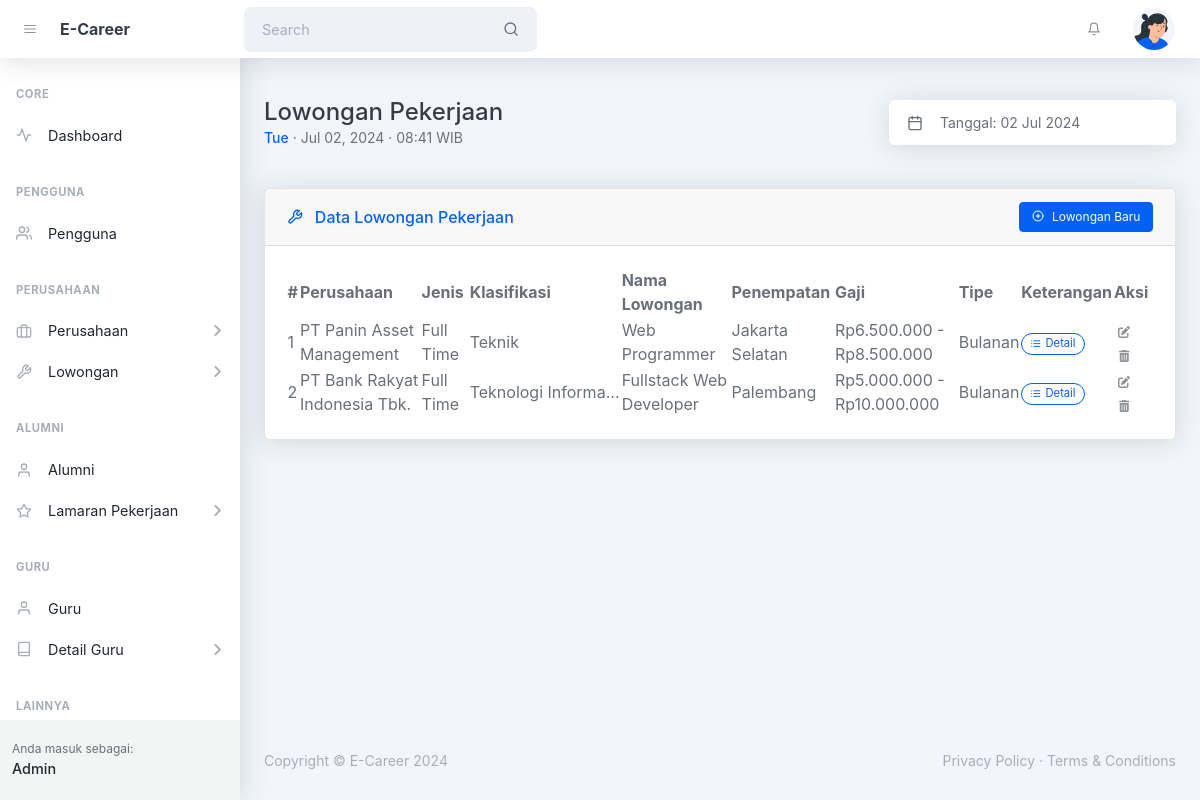
Page /admin/lowongan_pekerjaan.php (signed in) on the earlier database version.
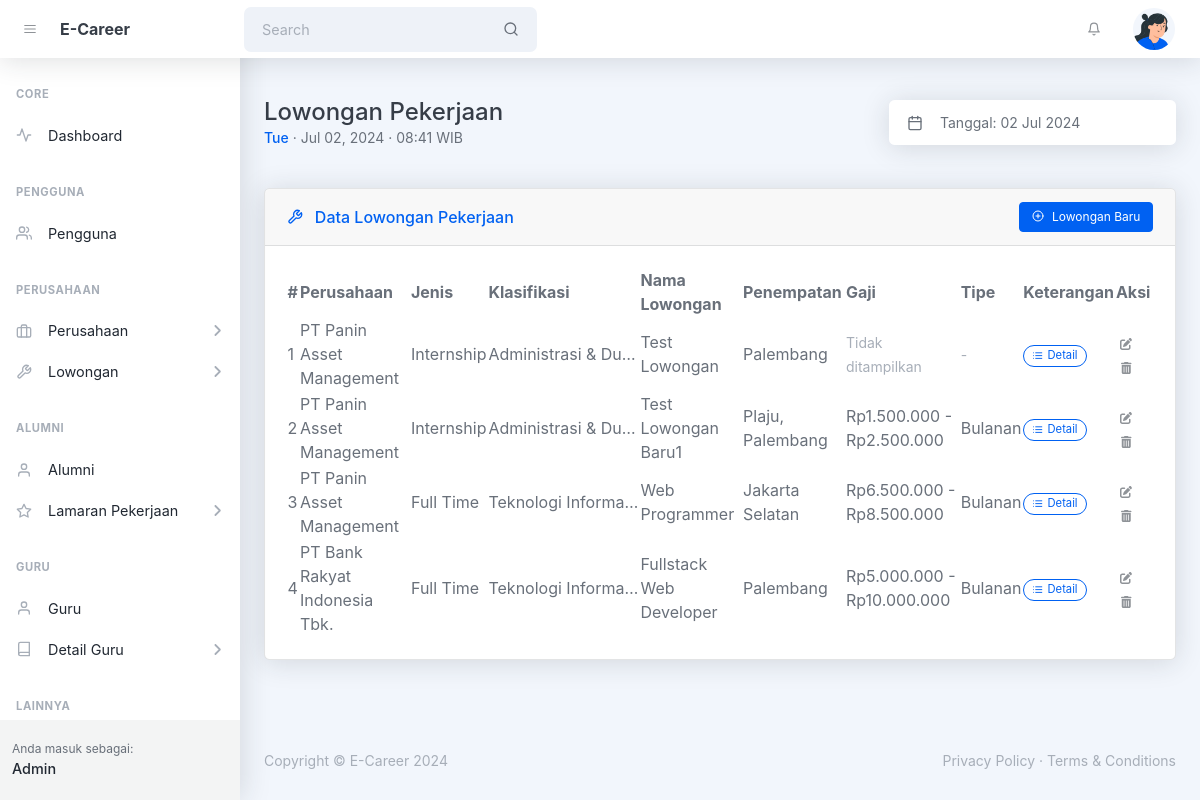
Same page on the later database version.
### tables this page shows
CREATE TABLE `tbl_lowongan` (
  `id` int(10) UNSIGNED NOT NULL,
  `id_perusahaan` int(10) UNSIGNED NOT NULL,
  `id_jenis_pekerjaan` int(10) UNSIGNED DEFAULT NULL,
  `id_klasifikasi_pekerjaan` int(10) UNSIGNED DEFAULT NULL,
  `nama_lowongan` varchar(128) NOT NULL,
  `penempatan` varchar(128) NOT NULL,
  `batas_bawah_gaji` int(11) DEFAULT NULL,
  `batas_atas_gaji` int(11) DEFAULT NULL,
  `tipe_gaji` enum('harian','mingguan','bulanan','tahunan') DEFAULT 'bulanan',
  `keterangan_lowongan` varchar(5000) NOT NULL,
  `created_at` timestamp NOT NULL DEFAULT current_timestamp(),
  `updated_at` timestamp NULL DEFAULT NULL ON UPDATE current_timestamp()
);

CREATE TABLE `tbl_perusahaan` (
  `id` int(10) UNSIGNED NOT NULL,
  `id_pengguna` int(10) UNSIGNED DEFAULT NULL,
  `id_jenis_perusahaan` int(10) UNSIGNED DEFAULT NULL,
  `nama_perusahaan` varchar(128) NOT NULL,
  `alamat_perusahaan` varchar(255) NOT NULL,
  `created_at` timestamp NOT NULL DEFAULT current_timestamp(),
  `updated_at` timestamp NULL DEFAULT NULL ON UPDATE current_timestamp()
);

CREATE TABLE `tbl_jenis_pekerjaan` (
  `id` int(10) UNSIGNED NOT NULL,
  `jenis_pekerjaan` varchar(32) NOT NULL,
  `created_at` timestamp NOT NULL DEFAULT current_timestamp(),
  `updated_at` timestamp NULL DEFAULT NULL ON UPDATE current_timestamp()
);

CREATE TABLE `tbl_klasifikasi_pekerjaan` (
  `id` int(10) UNSIGNED NOT NULL,
  `klasifikasi_pekerjaan` varchar(128) NOT NULL,
  `created_at` timestamp NOT NULL DEFAULT current_timestamp(),
  `updated_at` timestamp NULL DEFAULT NULL ON UPDATE current_timestamp()
);

### helpers/isAccessAllowedHelper.php (called while the page is built, shortened)
<?php
function isAccessAllowed($expected_hak_akses = null): bool {
    include_once '../config/config.php';
    $current_hak_akses = $_SESSION['hak_akses'] ?? null;
    $expected_hak_akses = !is_array($expected_hak_akses)
        ? array($expected_hak_akses)
        : $expected_hak_akses;
    return true;
}
?>

### admin/lowongan_pekerjaan.php (the view, shortened to what this page needs)
<?php
include '../helpers/isAccessAllowedHelper.php';
if (!isAccessAllowed('admin')) :
  session_destroy();
  echo "<meta http-equiv='refresh' content='0;" . base_url_return('index.php?msg=other_error') . "'>";
else :
  include_once '../config/connection.php';
?>
  <!DOCTYPE html>
  <html lang="en">
  <head>
    <?php include '_partials/head.php' ?>
  </head>
  <body class="nav-fixed">
    <?php include '_partials/topnav.php' ?>
    <div id="layoutSidenav">
      <div id="layoutSidenav_nav">
        <?php include '_partials/sidebar.php' ?>
      </div>
      <div id="layoutSidenav_content">
        <main>
          <div class="container-xl px-4 mt-5">
            <div class="d-flex justify-content-between align-items-sm-center flex-column flex-sm-row mb-4">
              <div class="me-4 mb-3 mb-sm-0">
                <h1 class="mb-0">Lowongan Pekerjaan</h1>
                <div class="small">
                  <span class="fw-500 text-primary"><?= date('D') ?></span>
                  &middot; <?= date('M d, Y') ?> &middot; <?= date('H:i') ?> WIB
                </div>
              </div>
              <div class="input-group input-group-joined border-0 shadow w-auto">
                <span class="input-group-text"><i data-feather="calendar"></i></span>
                <input class="form-control ps-0 pointer" id="litepickerRangePlugin" value="Tanggal: <?= date('d M Y') ?>" readonly />
              </div>
            </div>
            <div class="card card-header-actions mb-4 mt-5">
              <div class="card-header">
                <div>
                  <i data-feather="tool" class="me-2 mt-1"></i>
                  Data Lowongan Pekerjaan
                </div>
                <a class="btn btn-sm btn-primary" href="lowongan_pekerjaan_halaman_tambah_or_ubah.php?go=lowongan_pekerjaan"><i data-feather="plus-circle" class="me-2"></i>Lowongan Baru</a>
              </div>
              <div class="card-body">
                <table id="datatablesSimple">
                  <thead>
                    <tr>
                      <th>#</th>
                      <th>Perusahaan</th>
                      <th>Jenis</th>
                      <th>Klasifikasi</th>
                      <th>Nama Lowongan</th>
                      <th>Penempatan</th>
                      <th>Gaji</th>
                      <th>Tipe</th>
                      <th>Keterangan</th>
                      <th>Aksi</th>
                    </tr>
                  </thead>
                  <tbody>
                    <?php
                    $no = 1;
                    $query_lowongan_pekerjaan = mysqli_query($connection,
                      "SELECT
                        a.id AS id_lowongan, a.nama_lowongan, a.penempatan, a.batas_bawah_gaji, a.batas_atas_gaji, a.tipe_gaji, a.keterangan_lowongan,
                        b.id AS id_perusahaan, b.nama_perusahaan, b.alamat_perusahaan,
                        c.id AS id_jenis_perusahaan, c.nama_jenis AS jenis_perusahaan,
                        d.id AS id_jenis_pekerjaan, d.jenis_pekerjaan,
                        f.id AS id_klasifikasi_pekerjaan, f.klasifikasi_pekerjaan
                      FROM tbl_lowongan AS a
                      INNER JOIN tbl_perusahaan AS b
                        ON b.id = a.id_perusahaan
                      LEFT JOIN tbl_jenis_perusahaan AS c
                        ON c.id = b.id_jenis_perusahaan
                      LEFT JOIN tbl_jenis_pekerjaan AS d
                        ON d.id = a.id_jenis_pekerjaan
                      LEFT JOIN tbl_klasifikasi_pekerjaan AS f
                        ON f.id = a.id_klasifikasi_pekerjaan
                      ORDER BY a.id DESC");
                    while ($lowongan_pekerjaan = mysqli_fetch_assoc($query_lowongan_pekerjaan)):
                      $batas_bawah_gaji = $lowongan_pekerjaan['batas_bawah_gaji'] ?? null;
                      $batas_atas_gaji = $lowongan_pekerjaan['batas_atas_gaji'] ?? null;
                      if (!$batas_bawah_gaji && !$batas_atas_gaji):
                        $gaji = '<small class="text-muted">Tidak ditampilkan</small>';
                        $tipe_gaji = '<small class="text-muted">-</small>';
                      else:
                        $formatted_batas_bawah_gaji = number_format($batas_bawah_gaji, 0, ',', '.');
                        $formatted_batas_atas_gaji = number_format($batas_atas_gaji, 0, ',', '.');
                        $gaji = !$batas_atas_gaji
                          ? "Rp{$formatted_batas_bawah_gaji}"
                          : "Rp{$formatted_batas_bawah_gaji} - Rp{$formatted_batas_atas_gaji}";
                        $tipe_gaji = ucfirst($lowongan_pekerjaan['tipe_gaji']);
                      endif;
                      $link_ubah_lowongan = "lowongan_pekerjaan_halaman_tambah_or_ubah.php?go=lowongan_pekerjaan";
                      $link_ubah_lowongan .= "&id_lowongan={$lowongan_pekerjaan['id_lowongan']}";
                    ?>
                      <tr>
                        <td><?= $no++ ?></td>
                        <td><?= $lowongan_pekerjaan['nama_perusahaan'] ?></td>
                        <td><?= $lowongan_pekerjaan['jenis_pekerjaan'] ?></td>
                        <td>
                          <div class="ellipsis toggle_tooltip" title="<?= $lowongan_pekerjaan['klasifikasi_pekerjaan'] ?>">
                            <?= $lowongan_pekerjaan['klasifikasi_pekerjaan'] ?>
                          </div>
                        </td>
                        <td><?= $lowongan_pekerjaan['nama_lowongan'] ?></td>
                        <td><?= $lowongan_pekerjaan['penempatan'] ?></td>
                        <td><?= $gaji ?></td>
                        <td><?= $tipe_gaji ?></td>
                        <td>
                          <button type="button" class="btn btn-xs rounded-pill btn-outline-primary toggle_detail_keterangan_lowongan" data-id_lowongan="<?= $lowongan_pekerjaan['id_lowongan'] ?>">
                            <i data-feather="list" class="me-1"></i>
                            Detail
                          </button>
                        </td>
                        <td>
                          <a class="btn btn-datatable btn-icon btn-transparent-dark me-2" href="<?= $link_ubah_lowongan ?>">
                            <i class="fa fa-pen-to-square"></i>
                          </a>
                          <button class="btn btn-datatable btn-icon btn-transparent-dark me-2 toggle_swal_hapus"
                            data-id_lowongan="<?= $lowongan_pekerjaan['id_lowongan'] ?>"
                            data-nama_lowongan="<?= $lowongan_pekerjaan['nama_lowongan'] ?>">
                            <i class="fa fa-trash-can"></i>
                          </button>
                        </td>
                      </tr>
                    <?php endwhile ?>
                  </tbody>
                </table>
              </div>
            </div>
          </div>
        </main>
        <?php include '_partials/footer.php' ?>
      </div>
    </div>
  </body>
  </html>
<?php endif ?>

### admin/_partials/head.php (shortened to what this page needs)
<link href="<?= base_url('assets/css/datatables/datatables.simple.min.css') ?>" rel="stylesheet" />
<link href="<?= base_url('assets/css/styles.css') ?>" rel="stylesheet" />
<link href="<?= base_url('vendors/select2/css/select2.min.css') ?>" rel="stylesheet" />
<link href="<?= base_url('vendors/dropify/css/dropify.min.css') ?>" rel="stylesheet" />
<link href="<?= base_url('vendors/easymde/css/easymde.min.css') ?>" rel="stylesheet" />
<link href="<?= base_url('assets/css/MY_styles.css') ?>" rel="stylesheet" />

### config/config.php (shortened to what this page needs)
<?php
	function base_url($path = 'index.php') {
		echo "/e_career/" . $path;
	}
?>

### admin/_partials/topnav.php (shortened to what this page needs)
<nav class="topnav navbar navbar-expand shadow justify-content-between justify-content-sm-start navbar-light bg-white" id="sidenavAccordion">
    <button class="btn btn-icon btn-transparent-dark order-1 order-lg-0 me-2 ms-lg-2 me-lg-0" id="sidebarToggle"><i data-feather="menu"></i></button>
    <a class="navbar-brand pe-3 ps-4 ps-lg-2" href="index.html"><?= SITE_NAME_SHORT ?></a>
    <form class="form-inline me-auto d-none d-lg-block me-3">
        <div class="input-group input-group-joined input-group-solid">
            <input class="form-control pe-0" type="search" placeholder="Search" aria-label="Search" />
            <div class="input-group-text"><i data-feather="search"></i></div>
        </div>
    </form>
    <ul class="navbar-nav align-items-center ms-auto">
        <li class="nav-item dropdown no-caret d-none d-sm-block me-3 dropdown-notifications">
            <a class="btn btn-icon btn-transparent-dark dropdown-toggle" id="navbarDropdownAlerts" href="javascript:void(0);" role="button" data-bs-toggle="dropdown" aria-haspopup="true" aria-expanded="false"><i data-feather="bell"></i></a>
        </li>
        <li class="nav-item dropdown no-caret dropdown-user me-3 me-lg-4">
            <a class="btn btn-icon btn-transparent-dark dropdown-toggle" id="navbarDropdownUserImage" href="javascript:void(0);" role="button" data-bs-toggle="dropdown" aria-haspopup="true" aria-expanded="false"><img class="img-fluid" src="../assets/img/illustrations/profiles/profile-1.png" /></a>
        </li>
    </ul>
</nav>

### admin/_partials/sidebar.php (shortened to what this page needs)
<?php
$current_page = $_GET['go'] ?? '';
$user_logged_in = $_SESSION['nama_pegawai'] ?? $_SESSION['nama_guest'] ?? $_SESSION['username'];
?>
<nav class="sidenav shadow-right sidenav-light">
  <div class="sidenav-menu">
    <div class="nav accordion" id="accordionSidenav">
      <div class="sidenav-menu-heading">Core</div>
      <a class="nav-link <?php if ($current_page === 'dashboard') echo 'active' ?>" href="index.php?go=dashboard">
        <div class="nav-link-icon"><i data-feather="activity"></i></div>
        Dashboard
      </a>
      <div class="sidenav-menu-heading">Pengguna</div>
      <a class="nav-link <?php if ($current_page === 'pengguna') echo 'active' ?>" href="pengguna.php?go=pengguna">
        <div class="nav-link-icon"><i data-feather="users"></i></div>
        Pengguna
      </a>
      <div class="sidenav-menu-heading">Perusahaan</div>
      <a class="nav-link collapsed <?= $active_nav_container_perusahaan ?? '' ?>" href="javascript:void(0);" data-bs-toggle="collapse" data-bs-target="#collapsePerusahaan" aria-expanded="false" aria-controls="collapsePerusahaan">
        <div class="nav-link-icon"><i data-feather="briefcase"></i></div>
        Perusahaan
        <div class="sidenav-collapse-arrow"><i class="fas fa-angle-down"></i></div>
      </a>
      <a class="nav-link collapsed <?= $active_nav_container_lowongan ?? '' ?>" href="javascript:void(0);" data-bs-toggle="collapse" data-bs-target="#collapseLowongan" aria-expanded="false" aria-controls="collapseLowongan">
        <div class="nav-link-icon"><i data-feather="tool"></i></div>
        Lowongan
        <div class="sidenav-collapse-arrow"><i class="fas fa-angle-down"></i></div>
      </a>
      <div class="sidenav-menu-heading">Alumni</div>
      <a class="nav-link <?php if ($current_page === 'alumni') echo 'active' ?>" href="alumni.php?go=alumni">
        <div class="nav-link-icon"><i data-feather="user"></i></div>
        Alumni
      </a>
      <a class="nav-link collapsed <?= $active_nav_container_lamaran ?? '' ?>" href="javascript:void(0);" data-bs-toggle="collapse" data-bs-target="#collapseLamaran" aria-expanded="false" aria-controls="collapseLamaran">
        <div class="nav-link-icon"><i data-feather="star"></i></div>
        Lamaran Pekerjaan
        <div class="sidenav-collapse-arrow"><i class="fas fa-angle-down"></i></div>
      </a>
      <div class="sidenav-menu-heading">Guru</div>
      <a class="nav-link <?php if ($current_page === 'guru') echo 'active' ?>" href="guru.php?go=guru">
        <div class="nav-link-icon"><i data-feather="user"></i></div>
        Guru
      </a>
      <a class="nav-link collapsed <?= $active_nav_container_detail_guru ?? '' ?>" href="javascript:void(0);" data-bs-toggle="collapse" data-bs-target="#collapseDetailGuru" aria-expanded="false" aria-controls="collapseDetailGuru">
        <div class="nav-link-icon"><i data-feather="book"></i></div>
        Detail Guru
        <div class="sidenav-collapse-arrow"><i class="fas fa-angle-down"></i></div>
      </a>
      <div class="sidenav-menu-heading">Lainnya</div>
    </div>
  </div>
  <div class="sidenav-footer">
    <div class="sidenav-footer-content">
      <div class="sidenav-footer-subtitle">Anda masuk sebagai:</div>
      <div class="sidenav-footer-title"><?= ucwords($user_logged_in) ?></div>
    </div>
  </div>
</nav>

### admin/_partials/footer.php
<footer class="footer-admin mt-auto footer-light">
    <div class="container-xl px-4">
        <div class="row">
            <div class="col-md-6 small">Copyright © <?= SITE_NAME_SHORT . ' ' . date('Y') ?></div>
            <div class="col-md-6 text-md-end small">
                <a href="#!">Privacy Policy</a>
                ·
                <a href="#!">Terms & Conditions</a>
            </div>
        </div>
    </div>
</footer>

### assets/css/MY_styles.css (style rules this page uses)
.ellipsis { max-width: 150px; white-space: nowrap; overflow: hidden; text-overflow: ellipsis; }

Differences in the rows shown:
added tbl_lowongan: id_perusahaan.nama_perusahaan "PT Panin Asset Management", id_jenis_pekerjaan.jenis_pekerjaan "Internship", id_klasifikasi_pekerjaan.klasifikasi_pekerjaan "Administrasi & Du…", nama_lowongan "Test Lowongan", penempatan "Palembang", batas_bawah_gaji "Tidak ditampilkan"
added tbl_lowongan: id_perusahaan.nama_perusahaan "PT Panin Asset Management", id_jenis_pekerjaan.jenis_pekerjaan "Internship", id_klasifikasi_pekerjaan.klasifikasi_pekerjaan "Administrasi & Du…", nama_lowongan "Test Lowongan Baru1", penempatan "Plaju, Palembang", gaji "Rp1.500.000 - Rp2.500.000", tipe_gaji "Bulanan"
changed tbl_lowongan "Web Programmer": id_klasifikasi_pekerjaan.klasifikasi_pekerjaan "Teknik" → "Teknologi Informa…"
